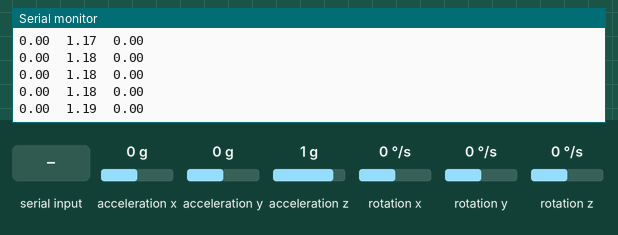
A sketch run on a simulated Arduino Uno, built with avr-gcc and run on an emulated ATmega328P. On the bench: the last lines printed to the serial monitor. Wiring (inferred from the names in the program): MPU-6050 motion sensor at I2C address 0x68. The inputs (shaded band) are chosen by the test bench; at power-on: acceleration x 0 g, acceleration y 0 g, rotation x 0 °/s, rotation y 0 °/s, rotation z 0 °/s, acceleration z 1 g.

Above: at 1.6 s.
1.7 s: acceleration x set to -1.4 g
At 2.5 s:
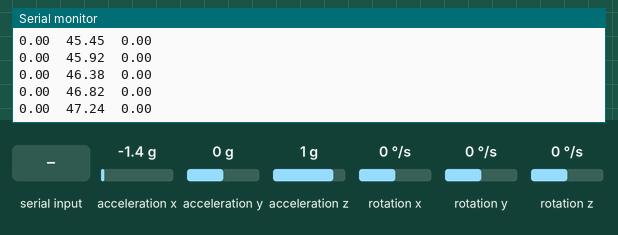
4.7 s: acceleration y set to -1.4 g
At 5.4 s:
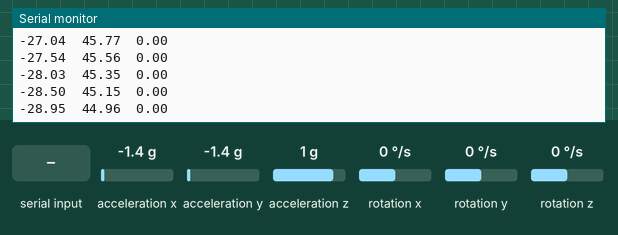
7.7 s: "a" received over Serial
9.2 s: rotation x set to -192 °/s
At 9.8 s:
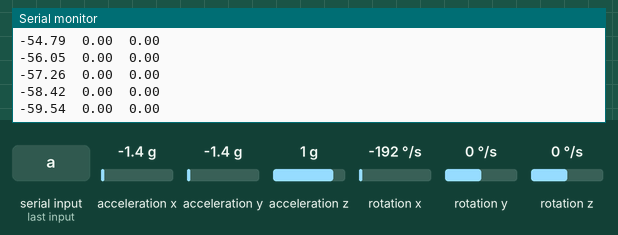
10.7 s: rotation y set to -192 °/s
At 11.4 s:
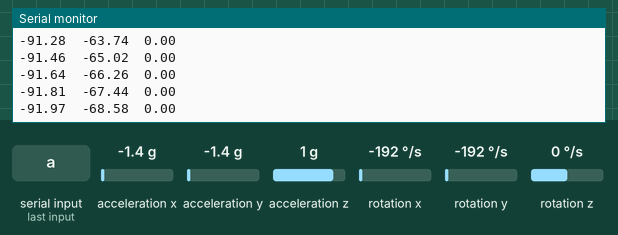
12.2 s: rotation z set to -192 °/s
At 13.1 s:
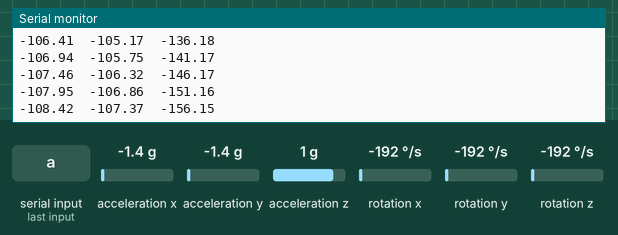
Timing chart, 0 to 14.7 s (numbered marks = the images above; inputs shaded):
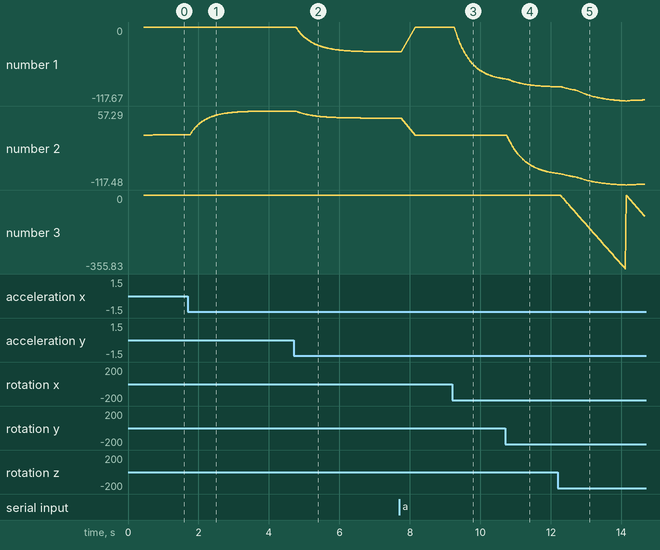

The sketch:

mpu6050_test.ino
```cpp
#include <AccelGyro.h>
#include <Wire.h>

AccelGyro accelGyro;
Rotation rotation;

void setup() {
  Serial.begin(9600);
  accelGyro.Initialize();
  Serial.print("Is connected: ");
  Serial.println(accelGyro.IsConnected());
  if(!accelGyro.IsConnected()){
    Serial.println("Cannot get data from MPU6050");
    //while(1);
  }
  accelGyro.CalibrateGyro();
  Serial.println("Rotation:");
  Serial.println("x\ty\tz");
}

void loop() {
  if(Serial.available()){
    if(Serial.read() == 97){
      accelGyro.Calibrate();
    }
  }
  rotation = accelGyro.GetRotation();
  Serial.print(rotation.x);
  Serial.print("\t");
  Serial.print(rotation.y);
  Serial.print("\t");
  Serial.println(rotation.z);
}
```

Measured:
- after the input at 1.7 s, the serial monitor: prints a new line after 0.08 s (image 1)
- after the input at 9.2 s, the serial monitor: prints a new line after 0.07 s (image 3)
- plotted number 1: 0 → -82.5 after the input at 9.2 s
- plotted number 2: 1.2 → 57.28 after the input at 1.7 s
